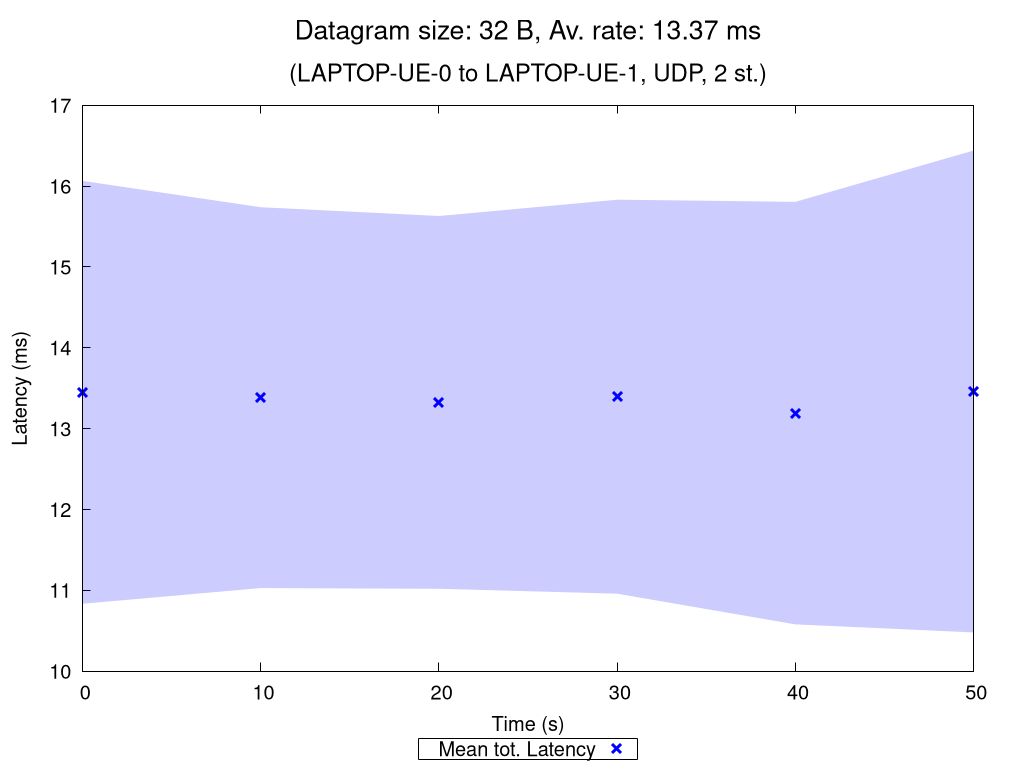

Write the gnuplot code that produced this figure.
set terminal pngcairo nocrop enhanced size 1024,768 font "Verdana,15"
set output "UDP_2_st_2020_10_11_15-03-23_one2two_00032B.png"

set title "{/=20 Datagram size: 32 B, Av. rate: 13.37 ms}\n\n{/=18 (LAPTOP-UE-0 to LAPTOP-UE-1, UDP, 2 st.)}"

set xlabel "Time (s)"
set ylabel "Latency (ms)"
set ytics nomirror
set key bmargin center horizontal box samplen 1 width -1
set bmargin 4.6
set rmargin 4.5

rf = 1.0  # rate factor
set style fill transparent solid 0.2 noborder
set autoscale xfix
plot "UDP_2_st_2020_10_11_15-03-23_one2two_00032B_iperf_processed.dat" using 1:($2/rf-$3/rf):($2/rf+$3/rf) with filledcurves lc rgb "blue" notitle, \
     "" using 1:($2/rf) with points pt 2 ps 1.5 lw 3 lc rgb "blue" title "Mean tot. Latency", \
